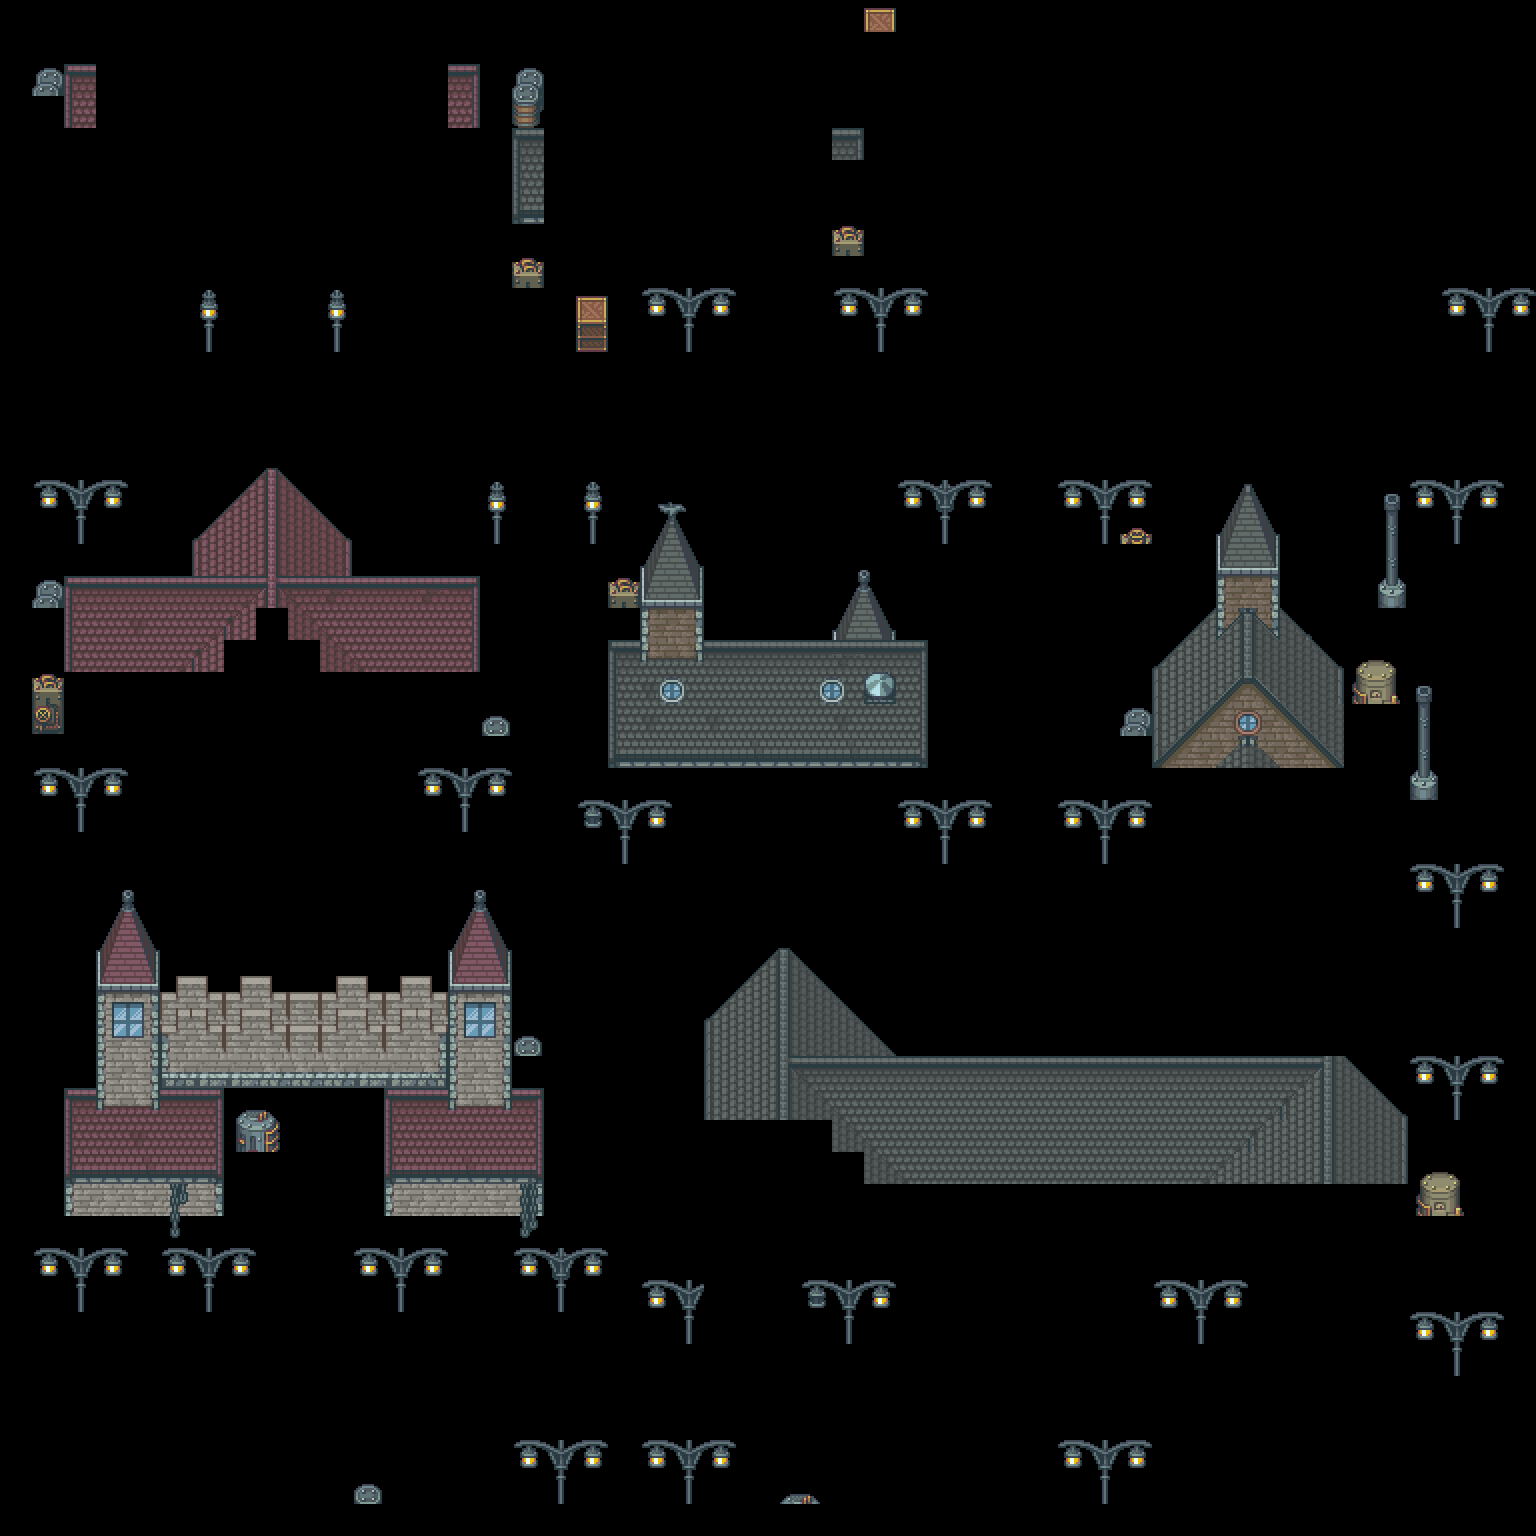

The image is a tile-based game level rendered from a .tmx file. Its description and source (layers, tilesets, objects; grid data summarised) follow:
An orthogonal 48x48 tile map with 32x32 px tiles, 4 tile layers (Calque de Tuiles 1, Calque de Tuiles 2, Calque de Tuiles 3, Calque de Tuiles 4), 9 tilesets.

<map version="1.8" tiledversion="1.8.4" orientation="orthogonal" renderorder="right-down" width="48" height="48" tilewidth="32" tileheight="32" infinite="0" nextlayerid="5" nextobjectid="1">
 <tileset firstgid="1" name="A2" tilewidth="32" tileheight="32" tilecount="192" columns="16">
  <image source="../tiles/tf_steampunk/RPGMAKER_VX/tileset/tfsteampunk_tileA2.png" width="512" height="384" />
 </tileset>
 <tileset firstgid="193" source="../tiles/A3.tsx" />
 <tileset firstgid="433" name="tA5" tilewidth="32" tileheight="32" tilecount="128" columns="8">
  <image source="../tiles/tf_steampunk/RPGMAKER_VX/tileset/tfsteampunk_tileA5_int.png" width="256" height="512" />
 </tileset>
 <tileset firstgid="561" source="../tiles/tfsteampunk_tileB_city2.tsx" />
 <tileset firstgid="817" source="../tiles/city_B_02.tsx" />
 <tileset firstgid="1073" source="../tiles/tfsteampunk_tileB_city2c.tsx" />
 <tileset firstgid="1329" source="../tiles/tfsteampunk_tileB_city1.tsx" />
 <tileset firstgid="1585" source="../tiles/tfsteampunk_tileA5_dungeon.tsx" />
 <tileset firstgid="1713" source="../tiles/tfsteampunk_tileB_dungeon.tsx" />
 <layer id="1" name="Calque de Tuiles 1" width="48" height="48">
  <data>[2304 cells, 96 non-empty, 18 distinct tile ids]</data>
 </layer>
 <layer id="2" name="Calque de Tuiles 2" width="48" height="48">
  <data>[2304 cells, 233 non-empty, 98 distinct tile ids]</data>
 </layer>
 <layer id="3" name="Calque de Tuiles 3" width="48" height="48">
  <data>[2304 cells, 238 non-empty, 81 distinct tile ids]</data>
 </layer>
 <layer id="4" name="Calque de Tuiles 4" width="48" height="48">
  <data>[2304 cells, 55 non-empty, 25 distinct tile ids]</data>
 </layer>
</map>
